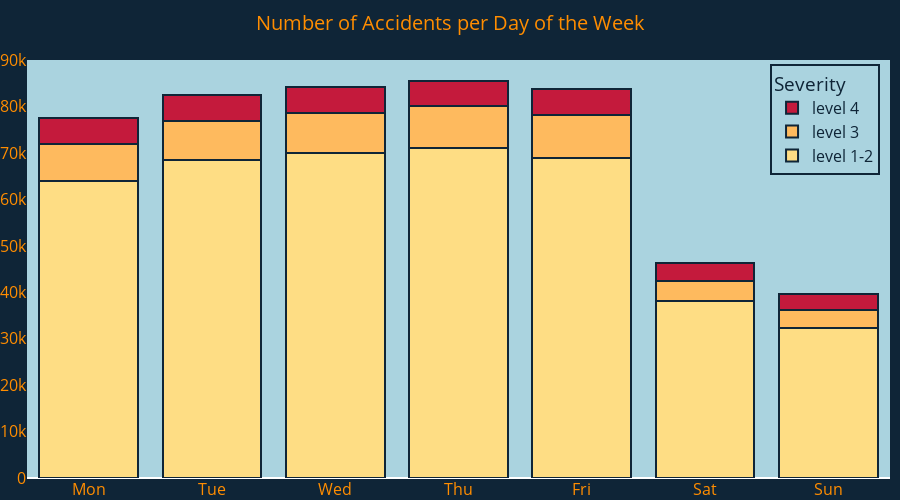

Notebook cell for this chart:
### Markdown cell above
##### per Day of the Week

### Code cell
def per_day_barplot(df=accidents_df, width=900, height=500):
      # Amount of accidents per day of the week and by level of severity
      acdnts_per_Day_2 = df.loc[df["merge_severity"] == 2].groupby(by=["Start_Day_Week"]).count()["ID"]
      acdnts_per_Day_3 = df.loc[df["merge_severity"] == 3].groupby(by=["Start_Day_Week"]).count()["ID"]
      acdnts_per_Day_4 = df.loc[df["merge_severity"] == 4].groupby(by=["Start_Day_Week"]).count()["ID"]
      
      fig = go.Figure(data=[
                            go.Bar(name="level 1-2", x=[i for i in range(0, 24)], y=acdnts_per_Day_2.values, marker_color="#fedd84"),
                            go.Bar(name="level 3", x=[i for i in range(0, 24)], y=acdnts_per_Day_3.values, marker_color="#feba5e"),
                            go.Bar(name="level 4", x=[i for i in range(0, 24)], y=acdnts_per_Day_4.values, marker_color="#c41a3c"),
                            ]
                     )

      fig.update_layout(
                        title={
                               "text":"Number of Accidents per Day of the Week", 
                               "font": {
                                        "size": 20,
                                        "color": "#FF8D00"
                                       },
                               "xanchor": "center",
                               "x": 0.5,
                               },
                        xaxis={
                               "showgrid": False, 
                               "tickmode": "array",
                               "tickvals": [i for i in range(0, 7)],
                               "ticktext": [
                                            "Mon", 
                                            "Tue", 
                                            "Wed", 
                                            "Thu", 
                                            "Fri", 
                                            "Sat", 
                                            "Sun"
                                           ],
                               "color": "#FF8D00"
                               },
                        yaxis={
                               "showgrid": False,
                               "color": "#FF8D00"},
                        legend={
                                "traceorder": "reversed",
                                "x": 0.861,
                                "y": 0.99,
                                "bgcolor": "#AAD3DF",
                                "bordercolor": "#0f2537",
                                "borderwidth": 2,
                               },
                        font={"size": 16}, 
                        legend_title_text="Severity",
                        legend_font_color="#0f2537",
                        autosize=False,
                        width=width,
                        height=height,
                        paper_bgcolor="#0f2537",
                        plot_bgcolor="#AAD3DF",
                        margin={
                                 "l": 15,
                                 "r": 10,
                                 "b": 0,
                                 "t": 60
                               },
                        barmode="stack",
                      ),
      
      fig.update_traces(marker={"line": {
                                         "width": 2,
                                         "color": "#0f2537"
                                        }
                               }
                       )
      return fig

fig = per_day_barplot()
fig.show()

### Figure 1 — Plotly figure (JSON) as saved in the notebook; plotly's stock layout.template omitted (floating-point values rounded to 4 significant figures)
{"data": [{"marker": {"color": "#fedd84", "line": {"color": "#0f2537", "width": 2}}, "name": "level 1-2", "type": "bar", "x": [0, 1, 2, 3, 4, 5, 6, 7, 8, 9, 10, 11, 12, 13, 14, 15, 16, 17, 18, 19, 20, 21, 22, 23], "y": [64065, 68460, 70055, 71094, 69045, 38248, 32369]}, {"marker": {"color": "#feba5e", "line": {"color": "#0f2537", "width": 2}}, "name": "level 3", "type": "bar", "x": [0, 1, 2, 3, 4, 5, 6, 7, 8, 9, 10, 11, 12, 13, 14, 15, 16, 17, 18, 19, 20, 21, 22, 23], "y": [7982, 8527, 8692, 9066, 9178, 4279, 3757]}, {"marker": {"color": "#c41a3c", "line": {"color": "#0f2537", "width": 2}}, "name": "level 4", "type": "bar", "x": [0, 1, 2, 3, 4, 5, 6, 7, 8, 9, 10, 11, 12, 13, 14, 15, 16, 17, 18, 19, 20, 21, 22, 23], "y": [5524, 5672, 5564, 5440, 5687, 3811, 3485]}], "layout": {"autosize": false, "barmode": "stack", "font": {"size": 16}, "height": 500, "legend": {"bgcolor": "#AAD3DF", "bordercolor": "#0f2537", "borderwidth": 2, "font": {"color": "#0f2537"}, "title": {"text": "Severity"}, "traceorder": "reversed", "x": 0.861, "y": 0.99}, "margin": {"b": 0, "l": 15, "r": 10, "t": 60}, "paper_bgcolor": "#0f2537", "plot_bgcolor": "#AAD3DF", "title": {"font": {"color": "#FF8D00", "size": 20}, "text": "Number of Accidents per Day of the Week", "x": 0.5, "xanchor": "center"}, "width": 900, "xaxis": {"color": "#FF8D00", "showgrid": false, "tickmode": "array", "ticktext": ["Mon", "Tue", "Wed", "Thu", "Fri", "Sat", "Sun"], "tickvals": [0, 1, 2, 3, 4, 5, 6]}, "yaxis": {"color": "#FF8D00", "showgrid": false}}}
